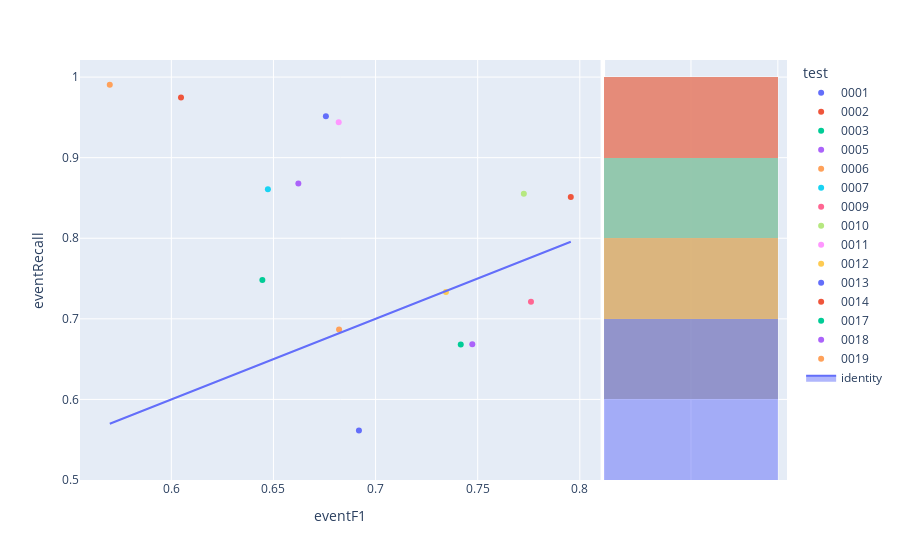

The code cell stored with this chart in its notebook:
### Code cell
fig=px.scatter(experimentModels,x='eventF1',y='eventRecall',color='test',hover_name='modelId', marginal_y="histogram")
fig.add_trace(
    go.Scatter(x=experimentModels['eventF1'], y=experimentModels['eventF1'], name="identity", mode='lines',fill="toself")
)
fig.show()

### Figure 1 — Plotly figure (JSON) as saved in the notebook; plotly's stock layout.template omitted (floating-point values rounded to 4 significant figures)
{"data": [{"hovertemplate": "<b>%{hovertext}</b><br><br>test=0001<br>eventF1=%{x}<br>eventRecall=%{y}<extra></extra>", "hovertext": ["8b2ea581-6dec-4094-957e-cc1ceb7234c5"], "legendgroup": "0001", "marker": {"color": "#636efa", "symbol": "circle"}, "mode": "markers", "name": "0001", "orientation": "v", "showlegend": true, "type": "scatter", "x": [0.6919], "xaxis": "x", "y": [0.5613], "yaxis": "y"}, {"alignmentgroup": "True", "bingroup": "y", "hovertemplate": "test=0001<br>eventRecall=%{y}<br>count=%{x}<extra></extra>", "legendgroup": "0001", "marker": {"color": "#636efa"}, "name": "0001", "offsetgroup": "0001", "opacity": 0.5, "showlegend": false, "type": "histogram", "xaxis": "x2", "y": [0.5613], "yaxis": "y2"}, {"hovertemplate": "<b>%{hovertext}</b><br><br>test=0002<br>eventF1=%{x}<br>eventRecall=%{y}<extra></extra>", "hovertext": ["80181036-469f-4bcf-95a0-68374649133a"], "legendgroup": "0002", "marker": {"color": "#EF553B", "symbol": "circle"}, "mode": "markers", "name": "0002", "orientation": "v", "showlegend": true, "type": "scatter", "x": [0.7956], "xaxis": "x", "y": [0.8513], "yaxis": "y"}, {"alignmentgroup": "True", "bingroup": "y", "hovertemplate": "test=0002<br>eventRecall=%{y}<br>count=%{x}<extra></extra>", "legendgroup": "0002", "marker": {"color": "#EF553B"}, "name": "0002", "offsetgroup": "0002", "opacity": 0.5, "showlegend": false, "type": "histogram", "xaxis": "x2", "y": [0.8513], "yaxis": "y2"}, {"hovertemplate": "<b>%{hovertext}</b><br><br>test=0003<br>eventF1=%{x}<br>eventRecall=%{y}<extra></extra>", "hovertext": ["f6cafb09-5e74-4889-a306-e517e28d70fe"], "legendgroup": "0003", "marker": {"color": "#00cc96", "symbol": "circle"}, "mode": "markers", "name": "0003", "orientation": "v", "showlegend": true, "type": "scatter", "x": [0.6446], "xaxis": "x", "y": [0.7483], "yaxis": "y"}, {"alignmentgroup": "True", "bingroup": "y", "hovertemplate": "test=0003<br>eventRecall=%{y}<br>count=%{x}<extra></extra>", "legendgroup": "0003", "marker": {"color": "#00cc96"}, "name": "0003", "offsetgroup": "0003", "opacity": 0.5, "showlegend": false, "type": "histogram", "xaxis": "x2", "y": [0.7483], "yaxis": "y2"}, {"hovertemplate": "<b>%{hovertext}</b><br><br>test=0005<br>eventF1=%{x}<br>eventRecall=%{y}<extra></extra>", "hovertext": ["2bf1e17a-c8bb-4166-8453-7fdff2414b10"], "legendgroup": "0005", "marker": {"color": "#ab63fa", "symbol": "circle"}, "mode": "markers", "name": "0005", "orientation": "v", "showlegend": true, "type": "scatter", "x": [0.6622], "xaxis": "x", "y": [0.868], "yaxis": "y"}, {"alignmentgroup": "True", "bingroup": "y", "hovertemplate": "test=0005<br>eventRecall=%{y}<br>count=%{x}<extra></extra>", "legendgroup": "0005", "marker": {"color": "#ab63fa"}, "name": "0005", "offsetgroup": "0005", "opacity": 0.5, "showlegend": false, "type": "histogram", "xaxis": "x2", "y": [0.868], "yaxis": "y2"}, {"hovertemplate": "<b>%{hovertext}</b><br><br>test=0006<br>eventF1=%{x}<br>eventRecall=%{y}<extra></extra>", "hovertext": ["0feacbcf-4f37-402e-8fbc-4e48a2520bd4"], "legendgroup": "0006", "marker": {"color": "#FFA15A", "symbol": "circle"}, "mode": "markers", "name": "0006", "orientation": "v", "showlegend": true, "type": "scatter", "x": [0.6821], "xaxis": "x", "y": [0.6867], "yaxis": "y"}, {"alignmentgroup": "True", "bingroup": "y", "hovertemplate": "test=0006<br>eventRecall=%{y}<br>count=%{x}<extra></extra>", "legendgroup": "0006", "marker": {"color": "#FFA15A"}, "name": "0006", "offsetgroup": "0006", "opacity": 0.5, "showlegend": false, "type": "histogram", "xaxis": "x2", "y": [0.6867], "yaxis": "y2"}, {"hovertemplate": "<b>%{hovertext}</b><br><br>test=0007<br>eventF1=%{x}<br>eventRecall=%{y}<extra></extra>", "hovertext": ["29c70696-0202-4feb-bd78-3579052a4865"], "legendgroup": "0007", "marker": {"color": "#19d3f3", "symbol": "circle"}, "mode": "markers", "name": "0007", "orientation": "v", "showlegend": true, "type": "scatter", "x": [0.6473], "xaxis": "x", "y": [0.8607], "yaxis": "y"}, {"alignmentgroup": "True", "bingroup": "y", "hovertemplate": "test=0007<br>eventRecall=%{y}<br>count=%{x}<extra></extra>", "legendgroup": "0007", "marker": {"color": "#19d3f3"}, "name": "0007", "offsetgroup": "0007", "opacity": 0.5, "showlegend": false, "type": "histogram", "xaxis": "x2", "y": [0.8607], "yaxis": "y2"}, {"hovertemplate": "<b>%{hovertext}</b><br><br>test=0009<br>eventF1=%{x}<br>eventRecall=%{y}<extra></extra>", "hovertext": ["768cb7b4-e534-49f7-b9c4-acfa7b401ffe"], "legendgroup": "0009", "marker": {"color": "#FF6692", "symbol": "circle"}, "mode": "markers", "name": "0009", "orientation": "v", "showlegend": true, "type": "scatter", "x": [0.7761], "xaxis": "x", "y": [0.7211], "yaxis": "y"}, {"alignmentgroup": "True", "bingroup": "y", "hovertemplate": "test=0009<br>eventRecall=%{y}<br>count=%{x}<extra></extra>", "legendgroup": "0009", "marker": {"color": "#FF6692"}, "name": "0009", "offsetgroup": "0009", "opacity": 0.5, "showlegend": false, "type": "histogram", "xaxis": "x2", "y": [0.7211], "yaxis": "y2"}, {"hovertemplate": "<b>%{hovertext}</b><br><br>test=0010<br>eventF1=%{x}<br>eventRecall=%{y}<extra></extra>", "hovertext": ["e3d50ec6-a2f8-45fc-88f9-9af0621c2050"], "legendgroup": "0010", "marker": {"color": "#B6E880", "symbol": "circle"}, "mode": "markers", "name": "0010", "orientation": "v", "showlegend": true, "type": "scatter", "x": [0.7726], "xaxis": "x", "y": [0.8553], "yaxis": "y"}, {"alignmentgroup": "True", "bingroup": "y", "hovertemplate": "test=0010<br>eventRecall=%{y}<br>count=%{x}<extra></extra>", "legendgroup": "0010", "marker": {"color": "#B6E880"}, "name": "0010", "offsetgroup": "0010", "opacity": 0.5, "showlegend": false, "type": "histogram", "xaxis": "x2", "y": [0.8553], "yaxis": "y2"}, {"hovertemplate": "<b>%{hovertext}</b><br><br>test=0011<br>eventF1=%{x}<br>eventRecall=%{y}<extra></extra>", "hovertext": ["d539204f-ac49-4811-9ed0-9b39bc65c8f3"], "legendgroup": "0011", "marker": {"color": "#FF97FF", "symbol": "circle"}, "mode": "markers", "name": "0011", "orientation": "v", "showlegend": true, "type": "scatter", "x": [0.682], "xaxis": "x", "y": [0.9439], "yaxis": "y"}, {"alignmentgroup": "True", "bingroup": "y", "hovertemplate": "test=0011<br>eventRecall=%{y}<br>count=%{x}<extra></extra>", "legendgroup": "0011", "marker": {"color": "#FF97FF"}, "name": "0011", "offsetgroup": "0011", "opacity": 0.5, "showlegend": false, "type": "histogram", "xaxis": "x2", "y": [0.9439], "yaxis": "y2"}, {"hovertemplate": "<b>%{hovertext}</b><br><br>test=0012<br>eventF1=%{x}<br>eventRecall=%{y}<extra></extra>", "hovertext": ["1fe9ebda-f8d4-46a7-8ec3-1c1477a12af6"], "legendgroup": "0012", "marker": {"color": "#FECB52", "symbol": "circle"}, "mode": "markers", "name": "0012", "orientation": "v", "showlegend": true, "type": "scatter", "x": [0.7345], "xaxis": "x", "y": [0.7334], "yaxis": "y"}, {"alignmentgroup": "True", "bingroup": "y", "hovertemplate": "test=0012<br>eventRecall=%{y}<br>count=%{x}<extra></extra>", "legendgroup": "0012", "marker": {"color": "#FECB52"}, "name": "0012", "offsetgroup": "0012", "opacity": 0.5, "showlegend": false, "type": "histogram", "xaxis": "x2", "y": [0.7334], "yaxis": "y2"}, {"hovertemplate": "<b>%{hovertext}</b><br><br>test=0013<br>eventF1=%{x}<br>eventRecall=%{y}<extra></extra>", "hovertext": ["fef1292a-c2f5-4c3e-96c0-b9ec6f60cb96"], "legendgroup": "0013", "marker": {"color": "#636efa", "symbol": "circle"}, "mode": "markers", "name": "0013", "orientation": "v", "showlegend": true, "type": "scatter", "x": [0.6757], "xaxis": "x", "y": [0.9513], "yaxis": "y"}, {"alignmentgroup": "True", "bingroup": "y", "hovertemplate": "test=0013<br>eventRecall=%{y}<br>count=%{x}<extra></extra>", "legendgroup": "0013", "marker": {"color": "#636efa"}, "name": "0013", "offsetgroup": "0013", "opacity": 0.5, "showlegend": false, "type": "histogram", "xaxis": "x2", "y": [0.9513], "yaxis": "y2"}, {"hovertemplate": "<b>%{hovertext}</b><br><br>test=0014<br>eventF1=%{x}<br>eventRecall=%{y}<extra></extra>", "hovertext": ["17643ba4-cb3b-4cd8-818b-406abeab9cb3"], "legendgroup": "0014", "marker": {"color": "#EF553B", "symbol": "circle"}, "mode": "markers", "name": "0014", "orientation": "v", "showlegend": true, "type": "scatter", "x": [0.6047], "xaxis": "x", "y": [0.9747], "yaxis": "y"}, {"alignmentgroup": "True", "bingroup": "y", "hovertemplate": "test=0014<br>eventRecall=%{y}<br>count=%{x}<extra></extra>", "legendgroup": "0014", "marker": {"color": "#EF553B"}, "name": "0014", "offsetgroup": "0014", "opacity": 0.5, "showlegend": false, "type": "histogram", "xaxis": "x2", "y": [0.9747], "yaxis": "y2"}, {"hovertemplate": "<b>%{hovertext}</b><br><br>test=0017<br>eventF1=%{x}<br>eventRecall=%{y}<extra></extra>", "hovertext": ["deda4266-2cea-44e1-93d6-21d866332ca0"], "legendgroup": "0017", "marker": {"color": "#00cc96", "symbol": "circle"}, "mode": "markers", "name": "0017", "orientation": "v", "showlegend": true, "type": "scatter", "x": [0.7417], "xaxis": "x", "y": [0.6681], "yaxis": "y"}, {"alignmentgroup": "True", "bingroup": "y", "hovertemplate": "test=0017<br>eventRecall=%{y}<br>count=%{x}<extra></extra>", "legendgroup": "0017", "marker": {"color": "#00cc96"}, "name": "0017", "offsetgroup": "0017", "opacity": 0.5, "showlegend": false, "type": "histogram", "xaxis": "x2", "y": [0.6681], "yaxis": "y2"}, {"hovertemplate": "<b>%{hovertext}</b><br><br>test=0018<br>eventF1=%{x}<br>eventRecall=%{y}<extra></extra>", "hovertext": ["60d7b18b-ed9c-40bb-98ce-5193ad5abe70"], "legendgroup": "0018", "marker": {"color": "#ab63fa", "symbol": "circle"}, "mode": "markers", "name": "0018", "orientation": "v", "showlegend": true, "type": "scatter", "x": [0.7474], "xaxis": "x", "y": [0.6684], "yaxis": "y"}, {"alignmentgroup": "True", "bingroup": "y", "hovertemplate": "test=0018<br>eventRecall=%{y}<br>count=%{x}<extra></extra>", "legendgroup": "0018", "marker": {"color": "#ab63fa"}, "name": "0018", "offsetgroup": "0018", "opacity": 0.5, "showlegend": false, "type": "histogram", "xaxis": "x2", "y": [0.6684], "yaxis": "y2"}, {"hovertemplate": "<b>%{hovertext}</b><br><br>test=0019<br>eventF1=%{x}<br>eventRecall=%{y}<extra></extra>", "hovertext": ["c8a28ce7-7f69-4a97-bfe2-229b91334659"], "legendgroup": "0019", "marker": {"color": "#FFA15A", "symbol": "circle"}, "mode": "markers", "name": "0019", "orientation": "v", "showlegend": true, "type": "scatter", "x": [0.5699], "xaxis": "x", "y": [0.9905], "yaxis": "y"}, {"alignmentgroup": "True", "bingroup": "y", "hovertemplate": "test=0019<br>eventRecall=%{y}<br>count=%{x}<extra></extra>", "legendgroup": "0019", "marker": {"color": "#FFA15A"}, "name": "0019", "offsetgroup": "0019", "opacity": 0.5, "showlegend": false, "type": "histogram", "xaxis": "x2", "y": [0.9905], "yaxis": "y2"}, {"fill": "toself", "mode": "lines", "name": "identity", "type": "scatter", "x": [0.6919, 0.7956, 0.6446, 0.6622, 0.6821, 0.6473, 0.7761, 0.7726, 0.682, 0.7345, 0.6757, 0.6047, 0.7417, 0.7474, 0.5699], "y": [0.6919, 0.7956, 0.6446, 0.6622, 0.6821, 0.6473, 0.7761, 0.7726, 0.682, 0.7345, 0.6757, 0.6047, 0.7417, 0.7474, 0.5699]}], "layout": {"barmode": "overlay", "legend": {"title": {"text": "test"}, "tracegroupgap": 0}, "margin": {"t": 60}, "xaxis": {"anchor": "y", "domain": [0, 0.7363], "title": {"text": "eventF1"}}, "xaxis2": {"anchor": "y2", "domain": [0.7413, 1], "matches": "x2", "showgrid": true, "showline": false, "showticklabels": false, "ticks": ""}, "yaxis": {"anchor": "x", "domain": [0, 1], "title": {"text": "eventRecall"}}, "yaxis2": {"anchor": "x2", "domain": [0, 1], "matches": "y", "showgrid": true, "showticklabels": false}}}
